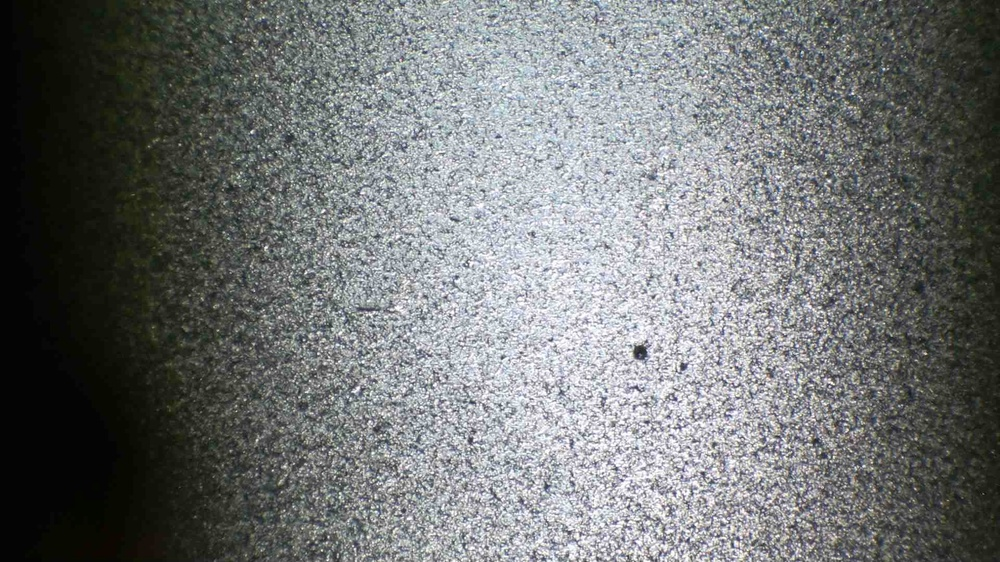
#> input picture Optimal Alignmment Frames/0.2kvDC.jpg, 1000 x 562 px, shrunk from 1920 x 1080 before the run; the run also reads 1 picture not shown here
$ jupyter execute --allow-errors alignmentLength.ipynb
#> lines starting #> are read from the running program, lines starting #| are printed output that depends on the picture; after the words box and inside, x2 and y2 are one past the last pixel; in counts of white or black regions, pixels touching at a corner belong together
[cell 1]
import cv2
import numpy as np
import matplotlib.pyplot as plt
import pandas as pd
import os

[cell 2]
def preprocess_image(image_path):
    image = cv2.imread(image_path)
    height, width, _ = image.shape
    roi_size_x = min(int(width // 2), width)
    roi_size_y = min(int(height // 2), height)

    center_x, center_y = width // 2, height // 2
    x1, x2 = max(0, center_x - roi_size_x // 2), min(width, center_x + roi_size_x // 2)
    y1, y2 = max(0, center_y - roi_size_y // 2), min(height, center_y + roi_size_y // 2)

    roi_larger_middle_original = image[y1:y2, x1:x2]

    # [5 lines of commented-out code are left out]

    roi_gray = cv2.cvtColor(roi_larger_middle_original, cv2.COLOR_BGR2GRAY)
    _, roi_binary = cv2.threshold(roi_gray, 0, 255, cv2.THRESH_BINARY + cv2.THRESH_OTSU)

    # [5 lines of commented-out code are left out]

    return roi_binary, roi_larger_middle_original


def enhance_lines(binary_image):
    smoothed = cv2.GaussianBlur(binary_image, (3, 3), 0)
    horizontal_kernel = cv2.getStructuringElement(cv2.MORPH_RECT, (15, 1))
    morphed = cv2.morphologyEx(smoothed, cv2.MORPH_CLOSE, horizontal_kernel)

    # [5 lines of commented-out code are left out]

    return morphed


def extract_middle_section(morphed_image):
    height, width = morphed_image.shape
    # x, y, w, h = width // 6, height // 6, 2 * width // 3, 2 * height // 3
    # roi_middle_large = morphed_image[y:y+h, x:x+w]

    roi_size_x = min(int(width // 2), width)
    roi_size_y = min(int(height // 2), height)

    center_x, center_y = width // 2, height // 2
    x1, x2 = max(0, center_x - roi_size_x // 2), min(width, center_x + roi_size_x // 2)
    y1, y2 = max(0, center_y - roi_size_y // 2), min(height, center_y + roi_size_y // 2)

    roi_middle_large = morphed_image[y1:y2, x1:x2]

    # [5 lines of commented-out code are left out]

    return roi_middle_large


def process_binary_image(roi_middle_large):
    height, width = roi_middle_large.shape
    _, roi_binary_large = cv2.threshold(roi_middle_large, 50, 255, cv2.THRESH_BINARY_INV)
    horizontal_kernel = cv2.getStructuringElement(cv2.MORPH_RECT, (20, 1))
    morphed_roi_large = cv2.morphologyEx(roi_binary_large, cv2.MORPH_CLOSE, horizontal_kernel)

    # [5 lines of commented-out code are left out]

    return morphed_roi_large


def process_binary_image_vertical(roi_middle_large):
    _, roi_binary_large = cv2.threshold(roi_middle_large, 50, 255, cv2.THRESH_BINARY_INV)
    horizontal_kernel = cv2.getStructuringElement(cv2.MORPH_RECT, (3, 5))
    morphed_roi_large = cv2.morphologyEx(roi_binary_large, cv2.MORPH_CLOSE, horizontal_kernel)

    # [5 lines of commented-out code are left out]

    return morphed_roi_large

def detect_and_filter_lines(morphed_roi_large):
    contours_large, _ = cv2.findContours(morphed_roi_large, cv2.RETR_EXTERNAL, cv2.CHAIN_APPROX_SIMPLE)

    def filter_horizontal_contours(contours, min_aspect_ratio=1.5):
        horizontal_lines = []
        for contour in contours:
            x, y, w, h = cv2.boundingRect(contour)
            if w / h >= min_aspect_ratio:
                horizontal_lines.append((x, y, w, h))
        return horizontal_lines

    horizontal_lines_filtered = filter_horizontal_contours(contours_large, min_aspect_ratio=5)

    return horizontal_lines_filtered


def calculate_line_statistics(horizontal_lines_filtered):
    line_lengths = [w for _, _, w, _ in horizontal_lines_filtered]
    line_widths = [h for _, _, _, h in horizontal_lines_filtered]

    median_length = np.median(line_lengths) if line_lengths else 0
    median_width = np.median(line_widths) if line_widths else 0
    avg_length = np.mean(line_lengths) if line_lengths else 0
    avg_width = np.mean(line_widths) if line_widths else 0

    valid_lines = len(horizontal_lines_filtered)

    return median_length, median_width, valid_lines, avg_length, avg_width

def convert_to_mm(median_length, median_width, avg_length, avg_width, pixels_per_mm=6.55*4):
    median_length_mm = median_length / pixels_per_mm
    median_width_mm = median_width / pixels_per_mm
    avg_length_mm = avg_length / pixels_per_mm
    avg_width_mm = avg_width / pixels_per_mm

    return median_length_mm, median_width_mm, avg_length_mm, avg_width_mm

def calculate_gaps_with_dimensions(horizontal_lines_filtered, pixels_per_mm=6.55*4):
    horizontal_lines_filtered.sort(key=lambda line: line[1])

    gap_heights = []
    gap_widths = []

    for i in range(len(horizontal_lines_filtered) - 1):
        x_current, y_current, w_current, h_current = horizontal_lines_filtered[i]
        x_next, y_next, w_next, h_next = horizontal_lines_filtered[i + 1]

        gap_height = y_next - (y_current + h_current)
        gap_width = min(w_current, w_next)
        if gap_height > 0:
            gap_heights.append(gap_height)
            gap_widths.append(gap_width)

    gap_heights_mm = [gap / pixels_per_mm for gap in gap_heights]
    gap_widths_mm = [gap / pixels_per_mm for gap in gap_widths]

    median_gap_height_mm = np.median(gap_heights_mm) if gap_heights_mm else 0
    avg_gap_height_mm = min(gap_heights_mm) if gap_heights_mm else 0

    median_gap_width_mm = np.median(gap_widths_mm) if gap_widths_mm else 0
    avg_gap_width_mm = min(gap_widths_mm) if gap_widths_mm else 0

    return median_gap_height_mm, avg_gap_height_mm, median_gap_width_mm, avg_gap_width_mm, len(gap_heights)

def visualize_lines(morphed_roi_large, horizontal_lines_filtered):
    output_horizontal_lines = cv2.cvtColor(morphed_roi_large, cv2.COLOR_GRAY2BGR)
    for x, y, w, h in horizontal_lines_filtered:
        cv2.rectangle(output_horizontal_lines, (x, y), (x + w, y + h), (0, 255, 0), 2)

    plt.figure(figsize=(12, 6))
    plt.title("Filtered Horizontal Lines Visualization")
    plt.imshow(cv2.cvtColor(output_horizontal_lines, cv2.COLOR_BGR2RGB))
    plt.axis("off")
    plt.show()

[cell 3]
csv_filename = "line_measurements.csv"
columns = ["Image",
           "Median Average Average Average Average Average Average Average Line Length (mm)", "Median Line Width (mm)",
           "Average Line Length (mm)", "Average Line Width (mm)",
           "Average Gap Length (mm)", "Average Gap Width (mm)",
           "Median Gap Length (mm)", "Median Gap Width (mm)"]


def main(image_path, csv_filename):
    if os.path.exists(csv_filename):
        df_results = pd.read_csv(csv_filename)
    print("Image is ", image_path)
    roi_binary, roi_larger_middle_original = preprocess_image(image_path)
#> in preprocess_image, image is the input picture: shape (562, 1000, 3); mean B, G, R 116.4, 116.5, 113.8
#> in preprocess_image, `_, roi_binary = cv2.threshold(roi_gray, 0, 255, cv2.THRESH_BINARY + cv..`:
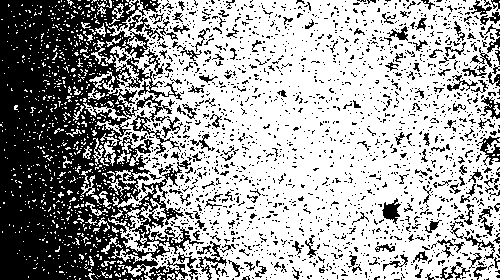
#> roi_binary: shape (280, 500); 63.9% white; 1993 black regions (1819 under 20 px), largest, box (x1, y1, x2, y2) and area: (0, 0, 204, 280) 34111, (130, 115, 181, 155) 298, (196, 241, 227, 280) 294
    morphed = enhance_lines(roi_binary)
    roi_middle_large = extract_middle_section(morphed)
    morphed_roi_large = process_binary_image(roi_middle_large)
    horizontal_lines_filtered = detect_and_filter_lines(morphed_roi_large)
#> in detect_and_filter_lines, `contours_large, _ = cv2.findContours(morphed_roi_large, cv2.RETR_EXTER..`: contours_large = 2 contours, all with area under 20
#> the loop in filter_horizontal_contours, `for contour in contours:` made 2 passes
#> (contour, x, y, w, h) on pass 1: ([[0, 101], [23, 101]], 0, 101, 24, 1)
#> after the loop in filter_horizontal_contours, `for contour in contours:`: horizontal_lines = [(0, 101, 24, 1)]
#> horizontal_lines_filtered = [(0, 101, 24, 1)]
    median_length, median_width, valid_lines, avg_length, avg_width = calculate_line_statistics(horizontal_lines_filtered)
#> in calculate_line_statistics, `line_lengths = [w for _, _, w, _ in horizontal_lines_filtered]`: line_lengths = [24]
#> in calculate_line_statistics, `line_widths = [h for _, _, _, h in horizontal_lines_filtered]`: line_widths = [1]
#> in calculate_line_statistics, `median_length = np.median(line_lengths) if line_lengths else 0`: median_length = 24
#> in calculate_line_statistics, `median_width = np.median(line_widths) if line_widths else 0`: median_width = 1
#> in calculate_line_statistics, `avg_length = np.mean(line_lengths) if line_lengths else 0`: avg_length = 24
#> in calculate_line_statistics, `avg_width = np.mean(line_widths) if line_widths else 0`: avg_width = 1
#> median_length = 24; median_width = 1; valid_lines = 1; avg_length = 24; avg_width = 1
    median_length_mm, median_width_mm, avg_length_mm, avg_width_mm = convert_to_mm(median_length, median_width, avg_length, avg_width)
#> in convert_to_mm, `median_length_mm = median_length / pixels_per_mm`: median_length_mm = 0.916
#> in convert_to_mm, `median_width_mm = median_width / pixels_per_mm`: median_width_mm = 0.0382
#> in convert_to_mm, `avg_length_mm = avg_length / pixels_per_mm`: avg_length_mm = 0.916
#> in convert_to_mm, `avg_width_mm = avg_width / pixels_per_mm`: avg_width_mm = 0.0382
#> median_length_mm = 0.916; median_width_mm = 0.0382; avg_length_mm = 0.916; avg_width_mm = 0.0382
    median_gap_height_mm, avg_gap_height_mm, median_gap_width_mm, avg_gap_width_mm, _ = calculate_gaps_with_dimensions(horizontal_lines_filtered)
#> after the loop in calculate_gaps_with_dimensions, `for i in range(len(horizontal_lines_filtered) - 1):`: gap_heights = []
#> in calculate_gaps_with_dimensions, `median_gap_height_mm = np.median(gap_heights_mm) if gap_heights_mm els..`: median_gap_height_mm = 0
#> median_gap_height_mm = 0; avg_gap_height_mm = 0; median_gap_width_mm = 0; avg_gap_width_mm = 0
    visualize_lines(morphed_roi_large, horizontal_lines_filtered)
#> the loop in visualize_lines, `for x, y, w, h in horizontal_lines_filtered:` made 1 pass
#> after the loop in visualize_lines, `for x, y, w, h in horizontal_lines_filtered:`:
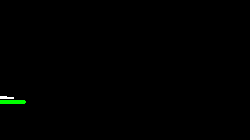
#> output_horizontal_lines: shape (140, 250, 3); mean B, G, R 0.3, 1, 0.3

    print("In millimeters")
    print(f"Median Gap Length: {median_gap_height_mm:.4f} mm")
#| Median Gap Length: 0.0000 mm
    print(f"Median Gap Width: {median_gap_width_mm:.4f} mm")
#| Median Gap Width: 0.0000 mm
    print(f"Average Gap Length: {avg_gap_height_mm:.4f} mm")
#| Average Gap Length: 0.0000 mm
    print(f"Average Ga Width: {avg_gap_width_mm:.4f} mm")
#| Average Ga Width: 0.0000 mm

    new_row = pd.DataFrame([{
            "Image": image_path,
            "Median Line Length (mm)": median_length_mm,
            "Median Line Width (mm)": median_width_mm,
            "Average Line Length (mm)": avg_length_mm,
            "Average Line Width (mm)": avg_width_mm,
            "Average Gap Length (mm)": avg_gap_height_mm,
            "Average Gap Width (mm)": avg_gap_width_mm/10,
           "Median Gap Length (mm)":median_gap_height_mm,
           "Median Gap Width (mm):": median_gap_width_mm/10
        }])
#> new_row = table of 1 rows and 9 columns
    df_results = pd.concat([df_results, new_row], ignore_index=True)
    df_results.to_csv(csv_filename, index=False)

[cell 4]
images = [
    "0.2kvDC.jpg",
    "0.4kVDC.jpg",
    "0.6kvDC.jpg",
    "0.8kvDC.jpg",
    "1kvDC.jpg",
    "0.5kVAC.jpg",
    "1kvAC.jpg",
    "2kvAC.jpg",
    "3kvAC.jpg",
    "0.1kvDC.jpg",
    "0.3kvDC.jpg",
    "0.5kvDC.jpg",
    "0.7kvDC.jpg",
    "0.9kvDC.jpg",
    "1.5kvAC.jpg",
    "2.5kvAC.jpg",
    "2.7kvAC.jpg",
    "2.9kvAC.jpg",
    "3.1kvAC.jpg",
    "3.3kvAC.jpg",
    "3.5kvAC.jpg",
    "4.5kvAC.jpg"
    ]

#> (the rest of this cell did not finish here and is left out)

[cell 5]
image_path = "0.8kvDC.jpg"
roi_binary, roi_larger_middle_original = preprocess_image(image_path)
#> call 2 of preprocess_image, with image_path = '0.8kvDC.jpg'
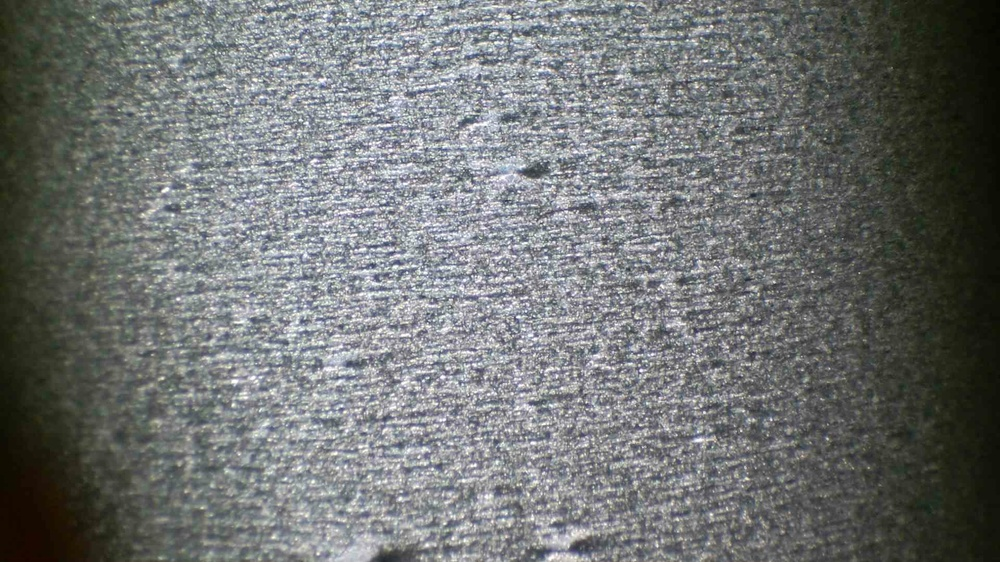
#> input picture Optimal Alignmment Frames/0.8kvDC.jpg, 1000 x 562 px, shrunk from 1920 x 1080 before the run
#> in preprocess_image, image is the input picture: shape (562, 1000, 3); mean B, G, R 114.8, 115.3, 112.4
#> in preprocess_image (call 2), `roi_larger_middle_original = image[y1:y2, x1:x2]`:
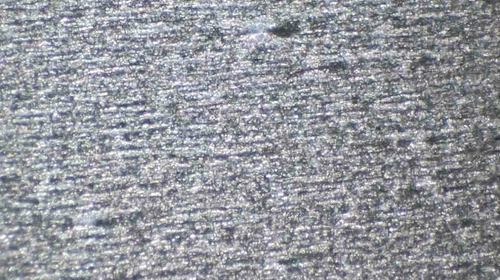
#> roi_larger_middle_original: shape (280, 500, 3); mean B, G, R 157.5, 151.3, 148.7
#> in preprocess_image (call 2), `_, roi_binary = cv2.threshold(roi_gray, 0, 255, cv2.THRESH_BINARY + cv..`:
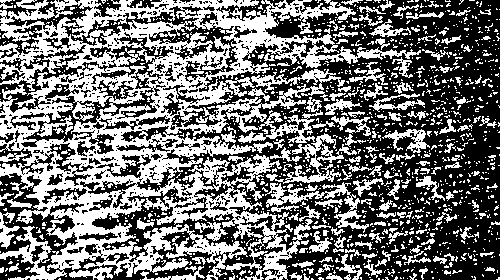
#> roi_binary: shape (280, 500); 45% white; 1356 white regions (1182 under 20 px), largest, box (x1, y1, x2, y2) and area: (0, 0, 421, 280) 43432, (265, 182, 369, 233) 1247, (266, 133, 357, 184) 1146
morphed = enhance_lines(roi_binary)
#> in enhance_lines (call 2), `smoothed = cv2.GaussianBlur(binary_image, (3, 3), 0)`:
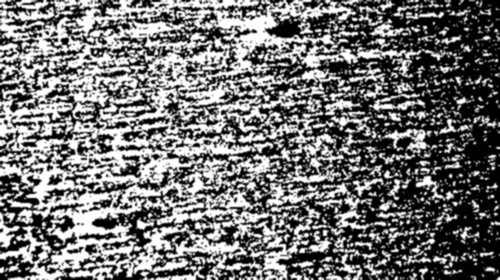
#> smoothed: shape (280, 500); min 0, max 255, mean 114.8
#> in enhance_lines (call 2), `morphed = cv2.morphologyEx(smoothed, cv2.MORPH_CLOSE, horizontal_kernel)`:
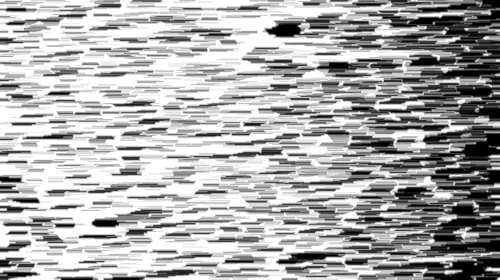
#> morphed: shape (280, 500); min 0, max 255, mean 171.5
roi_middle_large = extract_middle_section(morphed)
#> in extract_middle_section (call 2), `roi_middle_large = morphed_image[y1:y2, x1:x2]`:
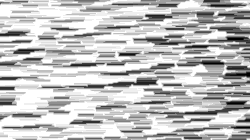
#> roi_middle_large: shape (140, 250); min 0, max 255, mean 191.4
morphed_roi_large = process_binary_image_vertical(roi_middle_large)
#> in process_binary_image_vertical, `horizontal_kernel = cv2.getStructuringElement(cv2.MORPH_RECT, (3, 5))`: horizontal_kernel = [[1, 1, 1], [1, 1, 1], [1, 1, 1], [1, 1, 1], [1, 1, 1]]
#> in process_binary_image_vertical, `morphed_roi_large = cv2.morphologyEx(roi_binary_large, cv2.MORPH_CLOSE..`:
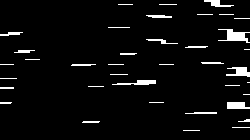
#> morphed_roi_large: shape (140, 250); 4.5% white; 38 white regions (19 under 20 px)
horizontal_lines_filtered = detect_and_filter_lines(morphed_roi_large)
#> in detect_and_filter_lines (call 2), `contours_large, _ = cv2.findContours(morphed_roi_large, cv2.RETR_EXTER..`: contours_large = 38 contours, 28 with area under 20; largest, box (x1, y1, x2, y2) and area: (218, 29, 250, 43) 162, (227, 102, 250, 109) 108, (226, 67, 250, 77) 108, (112, 80, 156, 85) 84, (204, 0, 234, 7) 64
#> the loop in filter_horizontal_contours (call 2), `for contour in contours:` made 38 passes
#> (contour, x, y, w, h) on passes 1, 2, 3, 7, 8, 9, 10: ([[183, 130], [199, 130]], 183, 130, 17, 1), ([[232, 127], [249, 127]], 232, 127, 18, 1), ([[83, 121], [82, 122], [98, 122], [99, 121]], 82, 121, 18, 2), ([[149, 102], [163, 102]], 149, 102, 15, 1), ([[0, 102], [0, 103], [10, 103], [11, 102]], 0, 102, 12, 2), ([[243, 94], [249, 94]], 243, 94, 7, 1), ([[0, 87], [0, 88], [13, 88], [13, 87]], 0, 87, 14, 2)
#> horizontal_lines_filtered = 32 items, first 6: (183, 130, 17, 1), (232, 127, 18, 1), (82, 121, 18, 2), (185, 112, 32, 2), (149, 102, 15, 1), (0, 102, 12, 2)
median_length, median_width, valid_lines, avg_length, avg_width = calculate_line_statistics(horizontal_lines_filtered)
#> median_length = 17; median_width = 1; valid_lines = 32; avg_length = 18.78; avg_width = 1.72
visualize_lines(morphed_roi_large, horizontal_lines_filtered)
#> the loop in visualize_lines (call 2), `for x, y, w, h in horizontal_lines_filtered:` made 32 passes
#> after the loop in visualize_lines (call 2), `for x, y, w, h in horizontal_lines_filtered:`:
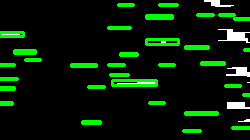
#> output_horizontal_lines: shape (140, 250, 3); mean B, G, R 5.2, 28.2, 5.2
print(f"Median Line Length: {median_length:.2f} pixels")
#| Median Line Length: 17.00 pixels
print(f"Median Line Width: {median_width:.2f} pixels")
#| Median Line Width: 1.00 pixels
#> (the rest of the program and of its run is left out)
